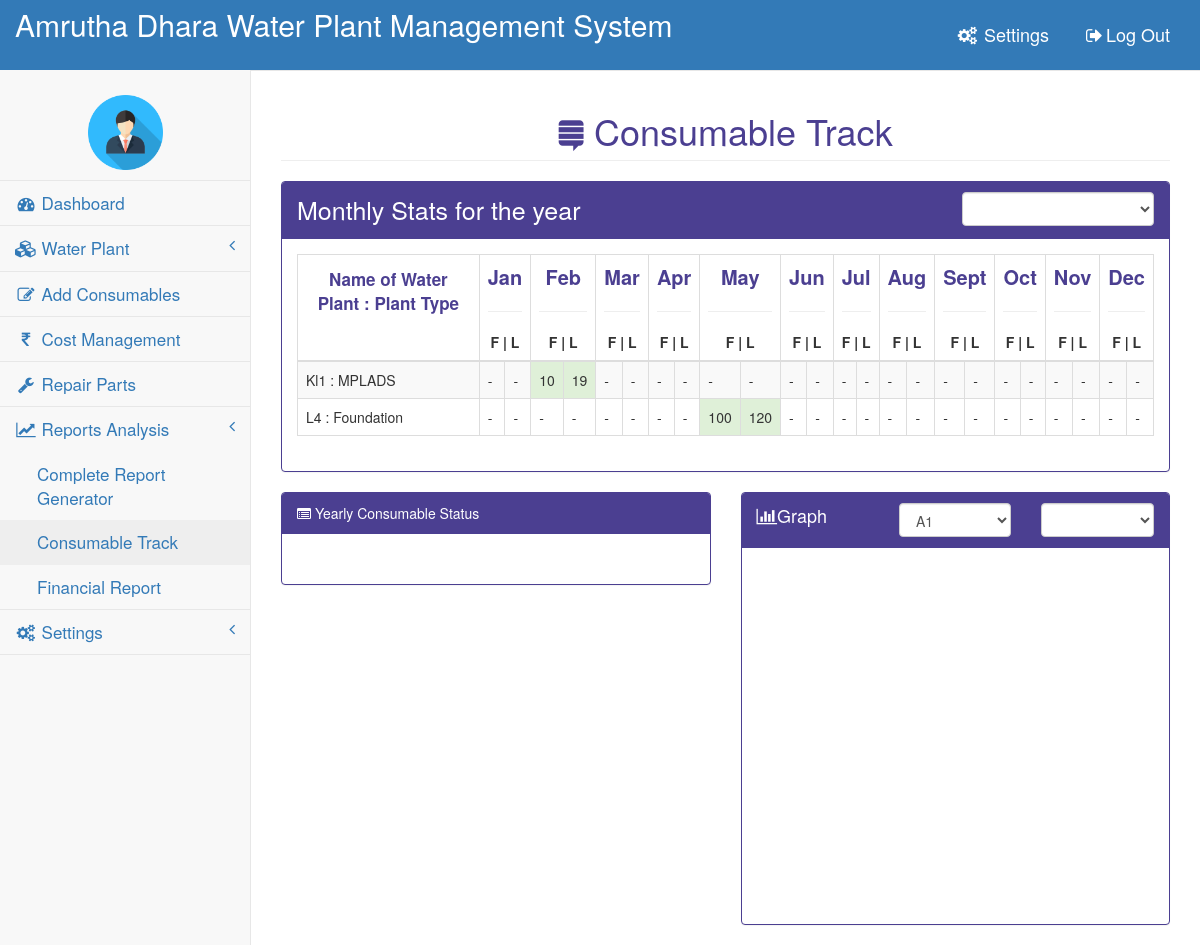
/wp/consumable_track/ (signed in), run on an earlier commit of the app's database.
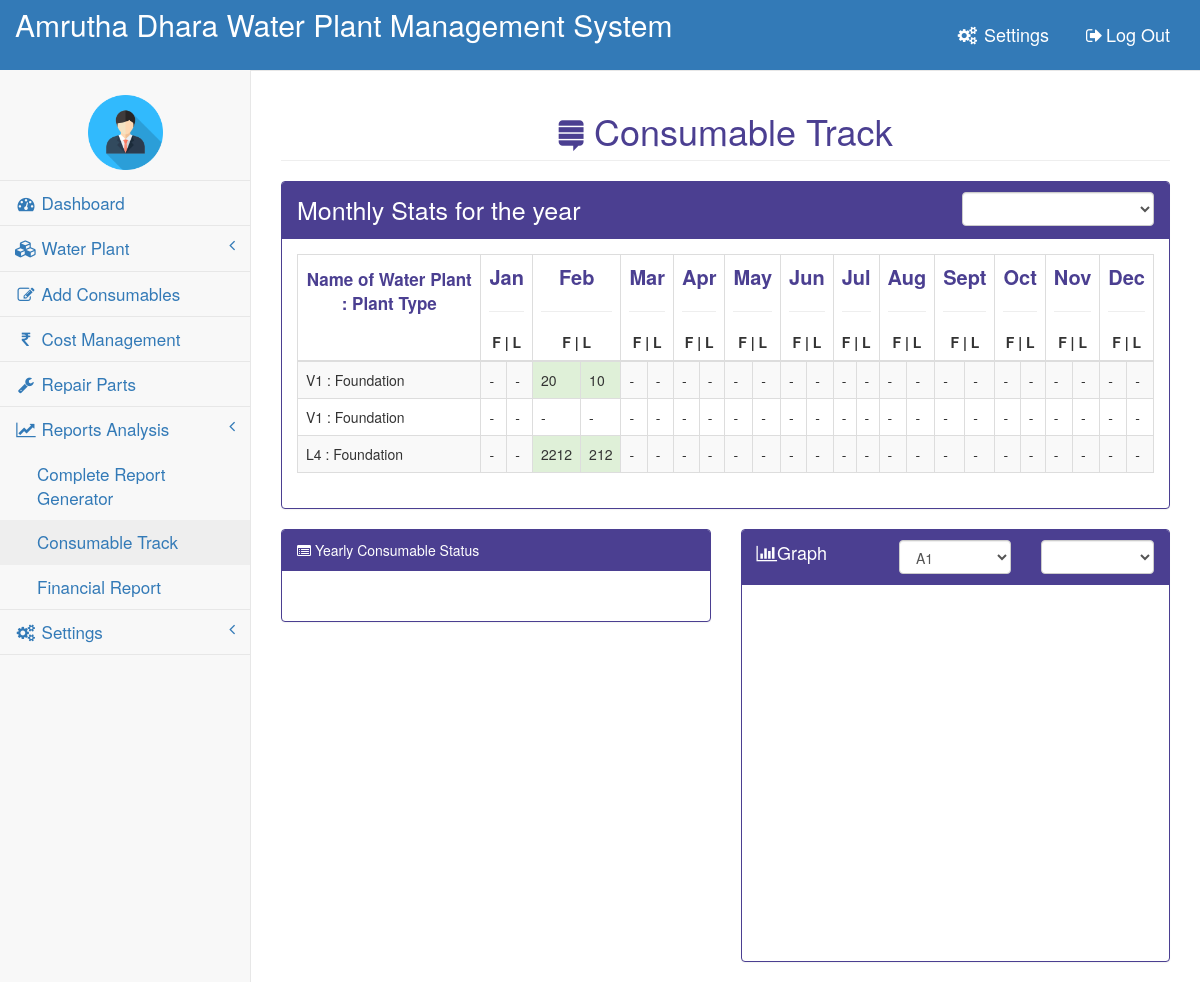
And on a later commit of the database.
### WP/models.py (models this page shows, shortened)
class WaterPlant(models.Model):
    loc = models.ForeignKey(
        WaterPlantLoc, on_delete=models.CASCADE, default='0')
    populations = models.CharField(max_length=200, null=True, blank=True)
    phone_regex = RegexValidator(
        regex=r'^\d{10}$', message="Phone number should be up to 10 digits only")
    capacity = models.CharField(max_length=10, blank=True, null=True)
    date = models.DateField()
    contact_person = models.CharField(max_length=200)
    contact_number = models.CharField(validators=[phone_regex], max_length=10)
    operator_name = models.CharField(max_length=200)
    operator_phone_number = models.CharField(
        validators=[phone_regex], max_length=10)
    incharge = models.ForeignKey(
        User, null=True, blank=True, on_delete=models.DO_NOTHING)
    plant_type = models.CharField(
        choices=TYPE_CHOICES, max_length=15, null=True, blank=True)
    is_amc = models.BooleanField(default=False)
    def __str__(self):
        return self.loc.village

class WaterPlantLoc(models.Model):
    district = models.CharField(max_length=200)
    mandal = models.CharField(max_length=200)
    gram_panchayat = models.CharField(max_length=200)
    village = models.CharField(max_length=200)
    constency = models.CharField(max_length=200)

### WP/views.py (the view)
# urls.py: path('consumable_track/',views.view_consumable_track,name='consumable_track'),
@login_required
@superuser
def view_consumable_track(request):
    wps=WaterPlant.objects.all()
    data=[]
    for i in wps:
        c_list=Consumables.objects.filter(WP=i)
        year=get_list_of_years(c_list)
        try:
            year=year[0]
        except:
            year=2018
        wp_name=i
        report=consumable_report(c_list,year,wp_name)
        print(report)
        data.append(report)
    return render(request,'view_consumable_track.html',{'data':data})

### WP/templates/view_consumable_track.html (shortened to what this page needs)
{% extends 'base.html' %}
{% block body %}
        <div id="page-wrapper">
            <div class="row">
                <div class="col-lg-12">
                    <center><h1 class="page-header" style="color: #4B3F91"><span class="fa fa-stack-exchange"></span> Consumable Track</h1></center>
                </div>
            </div>
            <div class="row">
                <div class="col-lg-12">
                    <div class="panel panel-purl">
                        <div class="panel-heading">
                            <div class="row">
                                <div class="col-lg-6">
                                    <span style="font-size: 25px" >Monthly Stats for the year</span>
                                </div>
                            <div class="col-lg-3" style="float: right">
                                <select id="list-of-year" class="form-control">
                                </select>
                            </div>
                            </div>
                        </div>
                        <div class="panel-body">
                        <div style="overflow-x:auto;">
                        <table width="100%" class="table table-striped table-bordered table-hover" id="dataTables-example">
                            <thead>
                            <tr>
                                <th colspan=2 style="padding-bottom: 45px;"><center style="font-size: 17px;color: #4B3F91;">Name of Water Plant : Plant Type</center></th>
                                <th colspan=2><center style="font-size: 20px;color: #4B3F91; align-content: center">Jan</center>
                                    <hr>
                                  <center>F | L</center>
                                </th>
                                <th colspan=2><center style="font-size: 20px;color: #4B3F91; align-content: center">Feb</center>
                                    <hr>
                                  <center>F | L</center>
                                </th>
                                <th colspan=2><center style="font-size: 20px;color: #4B3F91; align-content: center">Mar</center>
                                    <hr>
                                  <center>F | L</center>
                                </th>
                                <th colspan=2><center style="font-size: 20px;color: #4B3F91; align-content: center">Apr</center>
                                    <hr>
                                  <center>F | L</center>
                                </th>
                                <th colspan=2><center style="font-size: 20px;color: #4B3F91; align-content: center">May</center>
                                    <hr>
                                  <center>F | L</center>
                                </th>
                                <th colspan=2><center style="font-size: 20px;color: #4B3F91; align-content: center">Jun</center>
                                    <hr>
                                  <center>F | L</center>
                                </th>
                                <th colspan=2><center style="font-size: 20px;color: #4B3F91; align-content: center">Jul</center>
                                    <hr>
                                  <center>F | L</center>
                                </th>
                                <th colspan=2><center style="font-size: 20px;color: #4B3F91; align-content: center">Aug</center>
                                    <hr>
                                  <center>F | L</center>
                                </th>
                                <th colspan=2><center style="font-size: 20px;color: #4B3F91; align-content: center">Sept</center>
                                    <hr>
                                  <center>F | L</center>
                                </th>
                                <th colspan=2><center style="font-size: 20px;color: #4B3F91; align-content: center">Oct</center>
                                    <hr>
                                  <center>F | L</center>
                                </th>
                                <th colspan=2><center style="font-size: 20px;color: #4B3F91; align-content: center">Nov</center>
                                    <hr>
                                  <center>F | L</center>
                                </th>
                                <th colspan=2><center style="font-size: 20px;color: #4B3F91; align-content: center">Dec</center>
                                    <hr>
                                  <center>F | L</center>
                                </th>
                            </tr>
                            </thead>
                            <tbody id="consumable_track_data">
                            {% for i in data %}
                                <tr class="odd gradeX">
                                    <td colspan=2>{{i.plant_name}} : {{i.plant_name.plant_type}}</td>
                                    {% if not i.Jan %}
                                        <td colspan=1>-</td>
                                        <td colspan=1>-</td>
                                    {% else %}
                                        <td colspan=1 class="success">{{i.Jan.filters}}</td>
                                        <td colspan=1 class="success">{{i.Jan.liquid_case}}</td>
                                    {% endif %}
                                    {% if not i.Feb %}
                                        <td colspan=1>-</td>
                                        <td colspan=1>-</td>
                                    {% else %}
                                        <td colspan=1 class="success">{{i.Feb.filters}}</td>
                                        <td colspan=1 class="success">{{i.Feb.liquid_case}}</td>
                                    {% endif %}
                                    {% if not i.March %}
                                        <td colspan=1>-</td>
                                        <td colspan=1>-</td>
                                    {% else %}
                                        <td colspan=1 class="success">{{i.March.filters}}</td>
                                        <td colspan=1 class="success">{{i.March.liquid_case}}</td>
                                    {% endif %}
                                    {% if not i.April %}
                                        <td colspan=1>-</td>
                                        <td colspan=1>-</td>
                                    {% else %}
                                        <td colspan=1 class="success">{{i.April.filters}}</td>
                                        <td colspan=1 class="success">{{i.April.liquid_case}}</td>
                                    {% endif %}
                                    {% if not i.May %}
                                        <td colspan=1>-</td>
                                        <td colspan=1>-</td>
                                    {% else %}
                                        <td colspan=1 class="success">{{i.May.filters}}</td>
                                        <td colspan=1 class="success">{{i.May.liquid_case}}</td>
                                    {% endif %}
                                    {% if not i.June %}
                                        <td colspan=1>-</td>
                                        <td colspan=1>-</td>
                                    {% else %}
                                        <td colspan=1 class="success">{{i.June.filters}}</td>
                                        <td colspan=1 class="success">{{i.June.liquid_case}}</td>
                                    {% endif %}
                                    {% if not i.July %}
                                        <td colspan=1>-</td>
                                        <td colspan=1>-</td>
                                    {% else %}
                                        <td colspan=1 class="success">{{i.July.filters}}</td>
                                        <td colspan=1 class="success">{{i.July.liquid_case}}</td>
                                    {% endif %}
                                    {% if not i.Aug %}
                                        <td colspan=1>-</td>
                                        <td colspan=1>-</td>
                                    {% else %}
                                        <td colspan=1 class="success">{{i.Aug.filters}}</td>
                                        <td colspan=1 class="success">{{i.Aug.liquid_case}}</td>
                                    {% endif %}
                                    {% if not i.Sept %}
                                        <td colspan=1>-</td>
                                        <td colspan=1>-</td>
                                    {% else %}
                                        <td colspan=1 class="success">{{i.Sept.filters}}</td>
                                        <td colspan=1 class="success">{{i.Sept.liquid_case}}</td>
                                    {% endif %}
                                    {% if not i.Oct %}
                                        <td colspan=1>-</td>
                                        <td colspan=1>-</td>
                                    {% else %}
                                        <td colspan=1 class="success">{{i.Oct.filters}}</td>
                                        <td colspan=1 class="success">{{i.Oct.liquid_case}}</td>
                                    {% endif %}
                                    {% if not i.Nov %}
                                        <td colspan=1>-</td>
                                        <td colspan=1>-</td>
                                    {% else %}
                                        <td colspan=1 class="success">{{i.Nov.filters}}</td>
                                        <td colspan=1 class="success">{{i.Nov.liquid_case}}</td>
                                    {% endif %}
                                    {% if not i.Dec %}
                                        <td colspan=1>-</td>
                                        <td colspan=1>-</td>
                                    {% else %}
                                        <td colspan=1 class="success">{{i.Dec.filters}}</td>
                                        <td colspan=1 class="success">{{i.Dec.liquid_case}}</td>
                                    {% endif %}
                                </tr>
                            {%endfor%}
                            </tbody>
                            </table>
                        </div>
                        </div>
                    </div>
                </div>
                <div class="col-lg-6">
                        <div class="panel panel-purl">
                          <div class="panel-heading">
                             <i class="fa fa-list-alt"></i> Yearly Consumable Status
                        </div>
                                <div class="panel-body">
                                        <div style="overflow-x:auto;">
                                    </div>
                                </div>
                            </div>
                </div>
                <div class="col-lg-6">
                    <div class="panel panel-purl">
                        <div class="panel-heading">
                            <div class="row">
                            <div class="col-lg-4">
                                    <span style="font-size: 18px"><i class="fa fa-bar-chart-o"></i>Graph</span>
                           </div>
                           <div class="col-lg-4">
                               <select class="form-control" id="waterplants"><option>A1</option></select>
                           </div>
                           <div class="col-lg-4">
                            <select class="form-control" id="list-of-year1"></select>
                           </div>
                        </div>
                        </div>
                        <div class="panel-body" id="graph">
                            <div id="morris-bar-chart"></div>
                        </div>
                    </div>
                </div>
            </div>
        </div>
{% endblock %}

What changed in the data, as far as the page shows it:
removed WaterPlant: plant_name "Kl1", plant_name.plant_type "MPLADS"
added WaterPlant: plant_name "V1", plant_name.plant_type "Foundation"
added WaterPlant: plant_name "V1", plant_name.plant_type "Foundation"
Also different on the page:
new list line: ": - - 20 10 - - - - - - - - - - - - - - - - - - - -"
new list line: ": - - 2212 212 - - - - - - - - - - - - - - - - - - - -"
list line gone: ": - - 10 19 - - - - - - - - - - - - - - - - - - - -"
list line gone: ": - - - - - - - - 100 120 - - - - - - - - - - - - - -"
